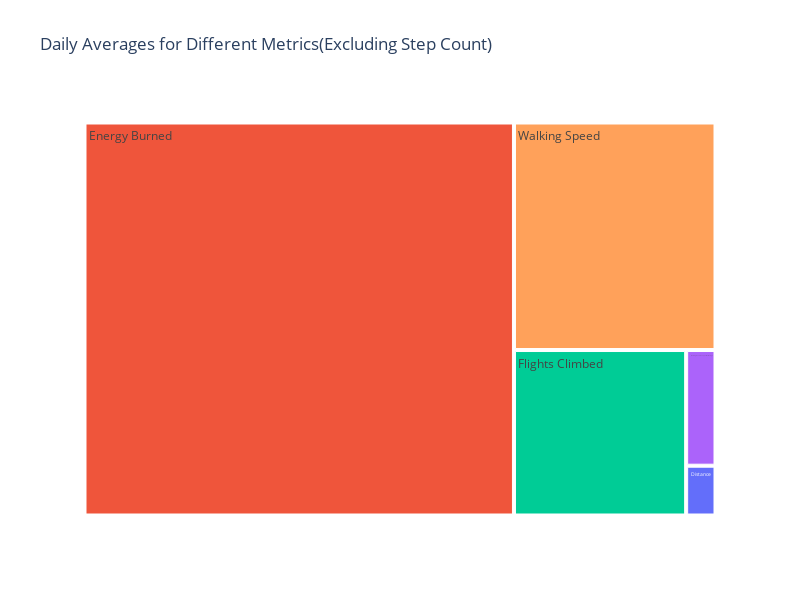

Here is the notebook cell this chart was saved with:
### Markdown cell above
The Step Count metric dominates the visualization due to its generally higher numerical values compared to other metrics, making it difficult to visualize variations in the other metrics effectively. As the value of step count is higher than the value of all other metrics, let’s have a look at this visualization again without step counts.

### Code cell
# Select the metrics excluding the step Count
metrics_to_visualise=["Distance","Energy Burned","Flights Climbed","Walking Double Support Percentage","Walking Speed"]

# reshape data fro treemap
daily_avg_metrics_melted=daily_avg_metrics.melt(id_vars=['Date'],value_vars=metrics_to_visualise)
figure_8=px.treemap(daily_avg_metrics_melted,path=["variable"],values="value",color="variable",hover_data=["value"],title="Daily Averages for Different Metrics(Excluding Step Count)",width=800,height=600)
figure_8.show()

### Figure 1 — Plotly figure (JSON) as saved in the notebook; plotly's stock layout.template omitted (floating-point values rounded to 4 significant figures)
{"data": [{"branchvalues": "total", "customdata": [[1.536, "Distance"], [177.4, "Energy Burned"], [29.95, "Flights Climbed"], [3.566, "Walking Double Support Percentage"], [48.2, "Walking Speed"]], "domain": {"x": [0, 1], "y": [0, 1]}, "hovertemplate": "labels=%{label}<br>value=%{customdata[0]}<br>parent=%{parent}<br>id=%{id}<br>variable=%{customdata[1]}<extra></extra>", "ids": ["Distance", "Energy Burned", "Flights Climbed", "Walking Double Support Percentage", "Walking Speed"], "labels": ["Distance", "Energy Burned", "Flights Climbed", "Walking Double Support Percentage", "Walking Speed"], "marker": {"colors": ["#636efa", "#EF553B", "#00cc96", "#ab63fa", "#FFA15A"]}, "name": "", "parents": ["", "", "", "", ""], "type": "treemap", "values": [1.536, 177.4, 29.95, 3.566, 48.2]}], "layout": {"height": 600, "legend": {"tracegroupgap": 0}, "title": {"text": "Daily Averages for Different Metrics(Excluding Step Count)"}, "width": 800}}
